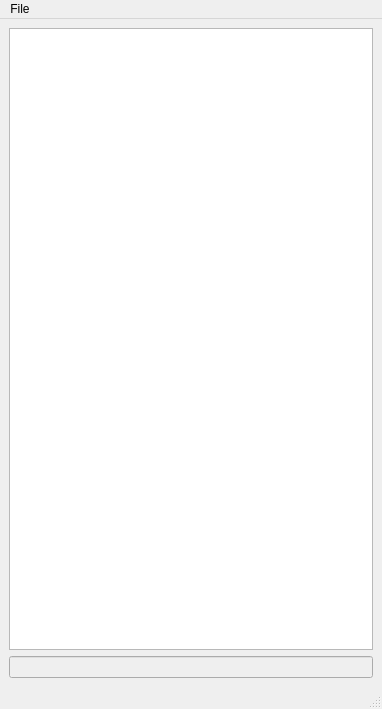
<?xml version="1.0" encoding="UTF-8"?>
<ui version="4.0">
 <class>mainWindow</class>
 <widget class="QMainWindow" name="mainWindow">
  <property name="geometry">
   <rect>
    <x>0</x>
    <y>0</y>
    <width>382</width>
    <height>709</height>
   </rect>
  </property>
  <property name="windowTitle">
   <string>MainWindow</string>
  </property>
  <widget class="QWidget" name="centralwidget">
   <layout class="QVBoxLayout" name="verticalLayout_2">
    <item>
     <layout class="QVBoxLayout" name="verticalLayout">
      <item>
       <widget class="QTextBrowser" name="displayBox"/>
      </item>
      <item>
       <widget class="QLineEdit" name="chat_box">
        <property name="enabled">
         <bool>false</bool>
        </property>
        <property name="autoFillBackground">
         <bool>false</bool>
        </property>
        <property name="maxLength">
         <number>400</number>
        </property>
       </widget>
      </item>
     </layout>
    </item>
   </layout>
  </widget>
  <widget class="QMenuBar" name="menubar">
   <property name="geometry">
    <rect>
     <x>0</x>
     <y>0</y>
     <width>382</width>
     <height>21</height>
    </rect>
   </property>
   <widget class="QMenu" name="menuFile">
    <property name="title">
     <string>File</string>
    </property>
    <addaction name="actionLogin"/>
    <addaction name="actionLogout"/>
    <addaction name="actionchangeStream"/>
    <addaction name="actionOpenCloseStream"/>
    <addaction name="actionClearScreen"/>
    <addaction name="separator"/>
    <addaction name="actionSettings"/>
    <addaction name="separator"/>
    <addaction name="actionExit"/>
   </widget>
   <addaction name="menuFile"/>
  </widget>
  <widget class="QStatusBar" name="statusbar"/>
  <action name="actionExit">
   <property name="text">
    <string>Exit</string>
   </property>
  </action>
  <action name="actionLogin">
   <property name="text">
    <string>Login</string>
   </property>
   <property name="shortcut">
    <string>F1</string>
   </property>
  </action>
  <action name="actionLogout">
   <property name="text">
    <string>Logout</string>
   </property>
   <property name="shortcut">
    <string>F2</string>
   </property>
  </action>
  <action name="actionSettings">
   <property name="text">
    <string>Settings</string>
   </property>
   <property name="shortcut">
    <string>F10</string>
   </property>
  </action>
  <action name="actionchangeStream">
   <property name="enabled">
    <bool>false</bool>
   </property>
   <property name="text">
    <string>Change Stream</string>
   </property>
   <property name="shortcut">
    <string>F3</string>
   </property>
  </action>
  <action name="actionClearScreen">
   <property name="text">
    <string>Clear Chat</string>
   </property>
   <property name="shortcut">
    <string>F5</string>
   </property>
  </action>
  <action name="actionOpen_vlc">
   <property name="text">
    <string>Open vlc</string>
   </property>
  </action>
  <action name="actionOpenCloseStream">
   <property name="enabled">
    <bool>false</bool>
   </property>
   <property name="text">
    <string>Open/Close Stream</string>
   </property>
   <property name="shortcut">
    <string>F4</string>
   </property>
  </action>
 </widget>
 <resources/>
 <connections/>
</ui>
